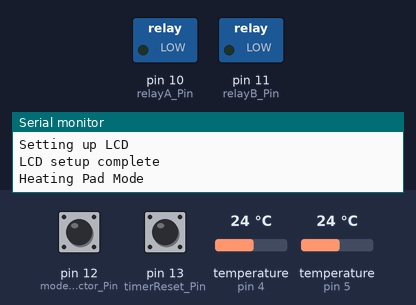
A sketch run on a simulated Arduino Uno, built with avr-gcc and run on an emulated ATmega328P. On the bench: switched loads named in the sketch (green lamp = pin HIGH), the last lines printed to the serial monitor. The test bench sets the inputs (shaded band); at power-on: temperature (sensors on pin 4, pin 5) 24 °C, pin 12 (modeSelector_Pin) LOW, pin 13 (timerReset_Pin) LOW.

Above: at 4.8 s.
4.9 s: temperature (sensor on pin 4) set to 25.3 °C
8.7 s: temperature (sensor on pin 4) set to 26.3 °C
At 12.4 s:
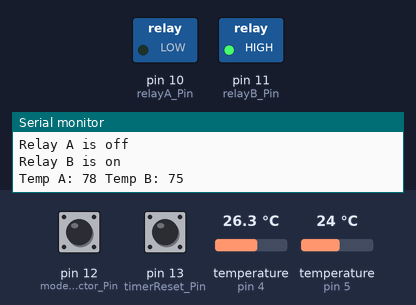
12.8 s: temperature (sensor on pin 5) set to 25.2 °C
16.6 s: temperature (sensor on pin 5) set to 26.6 °C
At 18.5 s:
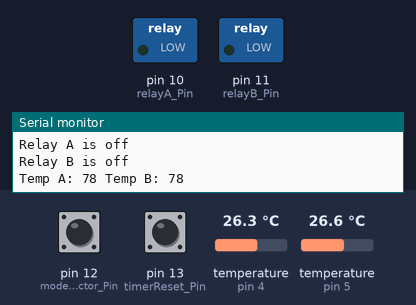
22.0 s: temperature (sensor on pin 4) set to 12 °C
At 24.5 s:
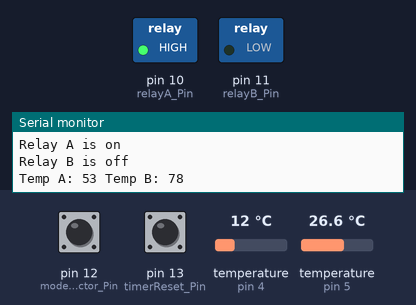
25.8 s: pin 12 (modeSelector_Pin) pulled HIGH for 3 s
At 29.4 s:
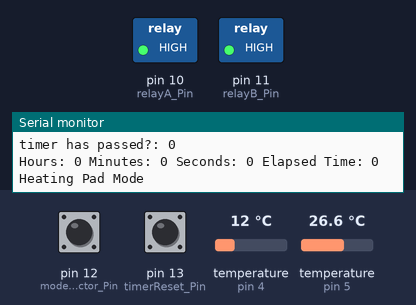
Timing chart, 0 to 32.3 s (numbered marks = the images above; inputs shaded):
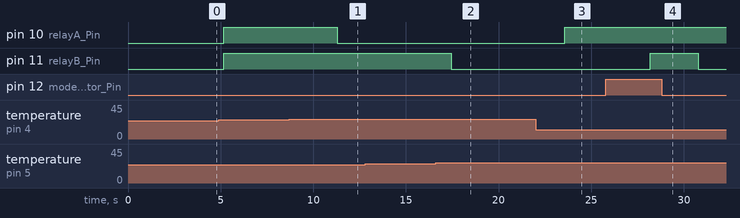

The sketch:

Gardeners_Helper.ino
```cpp
#include <DallasTemperature.h>
#include <OneWire.h>
#include <SoftwareSerial.h>
#include <Chrono.h>
#include <math.h>

//Delcare constant pin number variables
const int tempSensorA_Pin = 4;
const int tempSensorB_Pin = 5;
const int relayA_Pin = 10;
const int relayB_Pin = 11;
const int modeSelector_Pin = 12;
const int timerReset_Pin = 13;
const int idealTemp = 78;

int mode;
int modeSelectorState;

int tmpA;
int tmpB;

Chrono timer(Chrono::SECONDS);
unsigned long hours;
unsigned long minutes;
unsigned long seconds;
unsigned long timeInSeconds;

//Configure relays to start in the off position
bool relayA = false;
bool relayB = false;
bool lightOn = false;

//Create a placeholder for the timer/temp reading
char tmpAString[10];
char tmpBString[10];
char hourString[10];
char minuteString[10];
char secondString[10];

//Setup LCD rx,tx
SoftwareSerial sLCD(3,2);

//Temp sensor i/o
OneWire tempSensorABus(tempSensorA_Pin);
OneWire tempSensorBBus(tempSensorB_Pin);

DallasTemperature tempSensorA(&tempSensorABus);
DallasTemperature tempSensorB(&tempSensorBBus);

void setup() {

  //Setup a serial terminal for debug use
  Serial.begin(9600);
  Serial.println("Serial Port Connected");

  //Setup user inputs
  Serial.println("Configuring user inputs");
  pinMode(modeSelector_Pin, INPUT);
  pinMode(timerReset_Pin, INPUT);
  int modeSelectorState = 0;
  int timerResetState = 0;
  Serial.println("User inputs configured");

  //Setup relays
  Serial.println("Configuring relay outputs");
  pinMode(relayA_Pin, OUTPUT);
  pinMode(relayB_Pin, OUTPUT);
  Serial.println("Relay outputs configured");

  //Setup temp sensors
  tempSensorA.begin();
  tempSensorB.begin();

  //Setup for the LCD
  Serial.println("Setting up LCD");
  sLCD.begin(9600);
  delay(500);
  moveCursor();
  clearDisplay();
  sLCD.write("    Tootie's    ");
  selectLineTwo();
  sLCD.write(" Garden Center  ");
  delay(3000);
  clearDisplay();
  Serial.println("LCD setup complete");
}

void loop() {

  //Configure switch and button
  modeSelectorState = digitalRead(modeSelector_Pin); // switch -> 0 = Heat Pad Mode, 1 = Light Mode

  switch (modeSelectorState) {

    // 0 will be Heating Pad Mode
    case 0:
      Serial.println("Heating Pad Mode");
      heaterMode();
      updateHeaterDisplay();
      break;

    // 1 will be Lighting Mode
    case 1:
      Serial.println("Lighting Mode");
      if (mode == 0) {
        if(timer.isRunning()) {
          timer.restart();
        }
        mode = 1;
        lightOn = true;
      }
      if(lightOn) {
        lightingMode(57600); //16 hour format
        updateLightDisplay();
      }
      if(!lightOn) {
        lightingMode(28800); //8 hour format
        updateLightDisplay();
      }
      break;
  }

  delay(500);
}

void clearDisplay() {
  sLCD.write(254);
  sLCD.write(1);
}

void moveCursor() {
  sLCD.write(254);
  sLCD.write(128);
}

void selectLineTwo()
{
  //puts the cursor at line 0 char 0.
  sLCD.write(0xFE); //command flag
  sLCD.write(192); //position
}

void heaterMode() {

  modeSelectorState = 0;
  mode = 0;

  //request temperature on bus
  tempSensorA.requestTemperatures();
  tempSensorB.requestTemperatures();
  int celsiusTmpA = tempSensorA.getTempCByIndex(0);
  int celsiusTmpB = tempSensorB.getTempCByIndex(0);
  tmpA = (celsiusTmpA * 1.8) + 32;
  tmpB = (celsiusTmpB * 1.8) + 32;

  //Print sensor data to serial and to LCD
  sLCD.write(tmpA);
  sLCD.write(tmpB);
  moveCursor();

  //Turn heating pad on or off
  if (tmpA < idealTemp){
    //turn on heater
    if (!relayA) {
      digitalWrite(relayA_Pin, HIGH);
    }
    else{
      digitalWrite(relayA_Pin, HIGH);
    }
    relayA = true;
    Serial.println("Relay A is on");
  }
  if (tmpA >= idealTemp) {
    //turn off heater
    if (!relayA) {
      digitalWrite(relayA_Pin, LOW);
    }
    else{
      digitalWrite(relayA_Pin, LOW);
    }
    relayA = false;
    Serial.println("Relay A is off");
  }

  if (tmpB < idealTemp){
    //turn on heater
    if (!relayB) {
      digitalWrite(relayB_Pin, HIGH);
    }
    else{
      digitalWrite(relayB_Pin, HIGH);
    }
    relayB = true;
    Serial.println("Relay B is on");
  }
  if (tmpB >= idealTemp) {
    //turn off heater
    if (!relayB) {
      digitalWrite(relayB_Pin, LOW);
    }
    else{
      digitalWrite(relayB_Pin, LOW);
    }
    relayB = false;
    Serial.println("Relay B is off");
  }
}

void updateHeaterDisplay() {
  //Setup serial port output
  Serial.print("Temp A: ");
  Serial.print(tmpA);
  Serial.print(" Temp B: ");
  Serial.println(tmpB);
  Serial.println("");

  //Setup LCD
  clearDisplay();
  moveCursor();
  sprintf(tmpAString,"%4d",tmpA); // right-justify to 4 spaces
  sprintf(tmpBString,"%4d",tmpB); // right-justify to 4 spaces
  sLCD.write("Temp A: ");
  sLCD.write(tmpAString);
  sLCD.write("    ");
  selectLineTwo();
  sLCD.write("Temp B: ");
  sLCD.write(tmpBString);
  delay(1000);
}

void lightingMode(int duration) {
  modeSelectorState = 1;
  mode = 1;


  //Check if timer reset button was pressed
  if (digitalRead(timerReset_Pin)) {
    timer.restart();
  }

  Serial.print("timer has passed?: ");
  Serial.println(timer.hasPassed(duration));
  if (timer.hasPassed(duration)) {
    if (lightOn) {
      digitalWrite(relayA_Pin, LOW);
      digitalWrite(relayB_Pin, LOW);
      timer.restart();
      lightOn = false;
    }
    if (!lightOn) {
      digitalWrite(relayA_Pin, HIGH);
      digitalWrite(relayB_Pin, HIGH);
      timer.restart();
      lightOn = true;
    }
  }

    if (!timer.hasPassed(duration)) {
    if (lightOn) {
      digitalWrite(relayA_Pin, HIGH);
      digitalWrite(relayB_Pin, HIGH);
      lightOn = true;
    }
    if (!lightOn) {
      digitalWrite(relayA_Pin, LOW);
      digitalWrite(relayB_Pin, LOW);
      lightOn = false;
    }
  }
}

void updateLightDisplay() {
  clearDisplay();
  moveCursor();

  if (timer.elapsed() < 60) {
    seconds = timer.elapsed();
    }
  if (timer.elapsed() >= 60) {
    seconds = fmod(timer.elapsed(), 60);
  }
  if (seconds >= 59) {
    minutes++;
  }
  if (minutes >= 59) {
    hours++;
    minutes = 0;
  }

  //Setup serial port output
  Serial.print("Hours: ");
  Serial.print(hours);
  Serial.print(" Minutes: ");
  Serial.print(minutes);
  Serial.print(" Seconds: ");
  Serial.print(seconds);
  Serial.print(" Elapsed Time: ");
  Serial.println(timer.elapsed());

  //Setup lcd output
  sprintf(hourString,"%4d",hours); // right-justify to 4 spaces
  sprintf(minuteString,"%4d",minutes); // right-justify to 4 spaces
  sprintf(secondString,"%4d",seconds); // right-justify to 4 spaces
  sLCD.write("Time Since Start");
  selectLineTwo();
  sLCD.write(hourString);
  sLCD.write(":");
  sLCD.write(minuteString);
  sLCD.write(":");
  sLCD.write(secondString);
  delay(500);
}
```

Measured:
- the behaviour switches between 25.9 and 26 °C on temperature (sensor on pin 4) (found by bisection; images 0 and 1)
- the behaviour switches between 25.9 and 26 °C on temperature (sensor on pin 5) (found by bisection; images 1 and 2)
- after the input at 8.7 s, pin 10 (relayA_Pin): HIGH → LOW after 2.6 s
- after the input at 16.6 s, pin 11 (relayB_Pin): HIGH → LOW after 0.85 s
- after the input at 22.0 s, pin 10 (relayA_Pin): LOW → HIGH after 1.6 s
- after the input at 25.8 s, pin 11 (relayB_Pin): LOW → HIGH after 2.4 s, → LOW 2.6 s later
